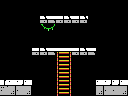

Tiled map render using the project's own tile images. Description and the whole map definition, tile-layer contents included, below:
An orthogonal 16x12 tile map with 8x8 px tiles, 1 tile layer (Tile Layer 1) and 7 objects (3x item, 2x big-item, 2x 4x4-item).

<map version="1.0" orientation="orthogonal" renderorder="right-down" width="16" height="12" tilewidth="8" tileheight="8" nextobjectid="8"> <properties>  <property name="down" value="stairs" />  <property name="up" value="hole" /> </properties> <tileset firstgid="1" name="tiles" tilewidth="8" tileheight="8" tilecount="256" columns="16">  <image source="tiles.png" width="128" height="128" /> </tileset> <layer name="Tile Layer 1" width="16" height="12">  <data encoding="csv">1,1,1,1,1,1,1,1,1,1,1,1,1,1,1,1,1,1,1,1,1,1,1,1,1,1,1,1,1,1,1,1,1,1,1,1,1,143,144,254,143,254,143,1,1,1,1,1,1,1,1,1,1,97,98,1,1,1,1,1,1,1,1,1,1,1,1,1,1,1,1,1,1,1,1,1,1,1,1,1,1,1,1,1,1,1,1,1,1,1,1,1,1,1,1,1,1,1,1,1,254,143,144,90,91,254,143,144,1,1,1,1,1,1,1,1,1,1,1,249,168,1,1,1,1,1,1,1,1,1,1,1,1,1,1,249,168,1,1,1,1,1,1,1,1,1,1,1,1,1,1,249,168,1,1,1,1,1,1,1,151,156,247,156,1,1,1,249,168,1,1,1,156,247,247,156,153,152,153,152,1,1,1,249,168,1,1,1,152,153,153,152</data> </layer> <objectgroup name="objects">  <object id="1" type="item" x="56" y="0" width="16" height="16" />  <object id="2" type="item" x="80" y="32" width="16" height="16" />  <object id="3" type="item" x="32" y="32" width="16" height="16" />  <object id="4" type="big-item" x="96" y="56" width="32" height="24" />  <object id="5" type="big-item" x="0" y="56" width="32" height="24" />  <object id="6" type="4x4-item" x="96" y="48" width="32" height="32" />  <object id="7" type="4x4-item" x="0" y="48" width="32" height="32" /> </objectgroup></map>
